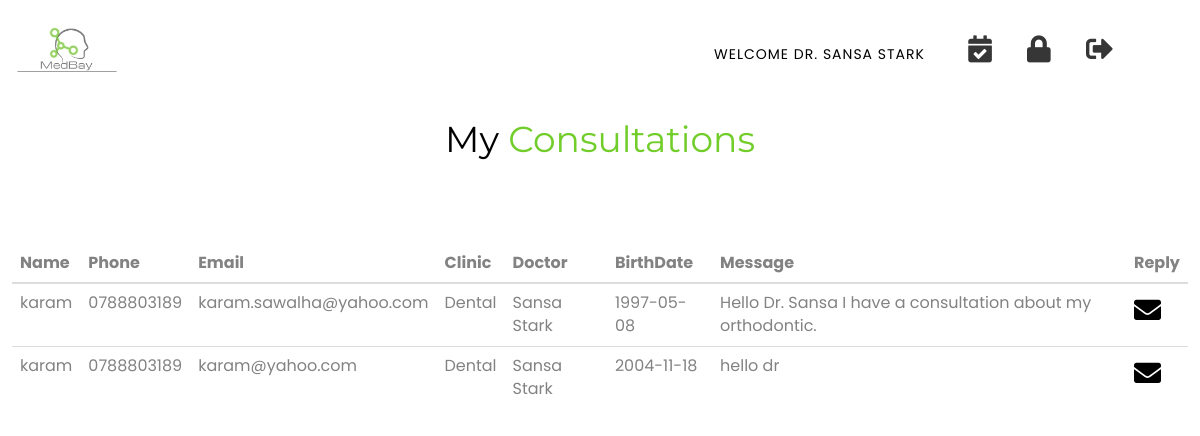
The page /consultation.php (signed in) on the database its author committed.
### tables this page shows
CREATE TABLE `free_consultation` (
  `id` int(255) NOT NULL,
  `name` varchar(255) NOT NULL,
  `phone` varchar(255) NOT NULL,
  `email` varchar(255) NOT NULL,
  `clinic` varchar(255) NOT NULL,
  `doctor` varchar(255) NOT NULL,
  `age` date NOT NULL,
  `message` longtext NOT NULL
);

### consultation.php (the view, shortened to what this page needs)
<?php
include('config.php');
?>
<!DOCTYPE html>
<head>
	<link rel="stylesheet" href="css/animate.css">
	<link rel="stylesheet" href="css/icomoon.css">
	<link rel="stylesheet" href="css/bootstrap.css">
	<link rel="stylesheet" href="css/magnific-popup.css">
	<link rel="stylesheet" href="css/owl.carousel.min.css">
	<link rel="stylesheet" href="css/owl.theme.default.min.css">
	<link rel="stylesheet" href="css/flexslider.css">
	<link rel="stylesheet" href="css/style.css">
</head>
<body>
	<div id="page">
		<nav class="ky-nav" role="navigation">
			<div class="top-menu sticky" id="nav">
					<div id="image"> </div>
				<div class="container">
					<div class="row">
						<div class="col-xs-12 text-center">
							<div class="menu-1">
								<ul>
									<li id="user-welcome">Welcome DR. <?php echo htmlspecialchars($_SESSION["username"]); ?></li>
                                    <li ><a href="welcome_doctor.php" title="My Appointments"><span class="size"> <i class="fas fa-calendar-check"></i></span></a></li>
									<li><a href="doc_pass_change.php" title="Change Password"><span class="size"> <i class="fa fa-lock"></i></span></a></li>
									<li><a class="logout_icon" href="logout.php" title="Log out"><span class="size"><i class="fas fa-sign-out-alt"></i></span></a></li>
								</ul>
							</div>
						</div>
					</div>
				</div>
			</div>
		</nav>
		<h1 class ="text-center pass_change_mar">My <span class="color">Consultations</span></h1>
		<?php
	$dname = htmlspecialchars($_SESSION["username"]);
	$result = mysqli_query($link, "SELECT * FROM free_consultation WHERE doctor='$dname'");
	?>
		<?php if(mysqli_num_rows($result)>0)
{
	?>
		<div class="table-responsive">
			<table class="table table-borderd" id="appoTable" width="60%" cellspacing="0">
				<thead>
					<tr>
                    <th>Name</th>
							<th>Phone</th>
							<th>Email</th>
							<th>Clinic</th>
							<th>Doctor</th>
							<th>BirthDate</th>
							<th>Message</th>
							<th>Reply</th>
					</tr>
				</thead>
				<tbody>
					<?php
				while($row= mysqli_fetch_assoc($result)){
					 ?>
					<tr>
                            <td><?php echo $row['name']; ?></td>
							<td><?php echo $row['phone']; ?></td>
							<td><?php echo $row['email']; ?></td>
							<td><?php echo $row['clinic']; ?></td>
							<td><?php echo $row['doctor']; ?></td>
							<td><?php echo $row['age']; ?></td>
							<td><?php echo $row['message']; ?></td>
							<td><span class="size"><a class="mail" href="mailto:<?php echo $row['email']; ?>
							?subject=About Your Consultation &body=Hello, <?php echo $row['name']; ?>
							%0D%0AThis is (DR <?php echo $row['doctor']; ?>)"><i class="fas fa-envelope"></i></a></td>
					</tr>
					<?php
				}
		} ?>
				</tbody>
			</table>
</body>
</html>

### rows shown on the page
free_consultation: name "karam", phone "0788803189", email "karam.sawalha@yahoo.com", clinic "Dental", doctor "Sansa Stark", age "1997-05-08", message "Hello Dr. Sansa I have a consultation about my orthodontic."
free_consultation: name "karam", phone "0788803189", email "karam@yahoo.com", clinic "Dental", doctor "Sansa Stark", age "2004-11-18", message "hello dr"

### other values the page prints
$_SESSION["username"] "SANSA STARK"
